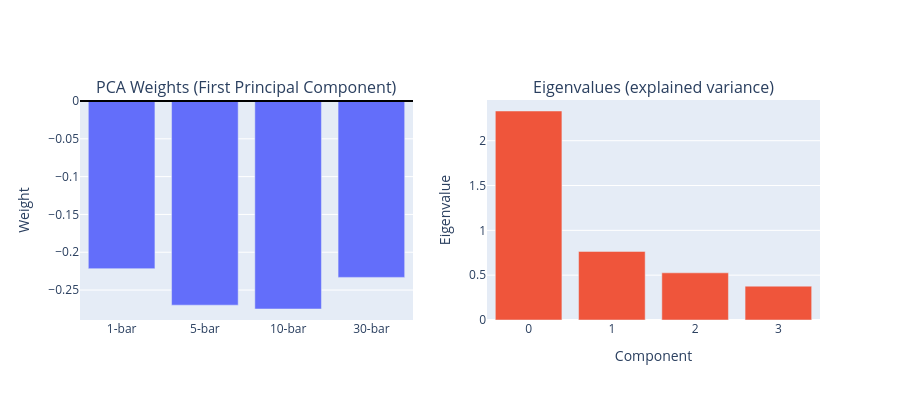

This figure's notebook cell:
### Code cell
fig = make_subplots(
    rows=1, cols=2, subplot_titles=("PCA Weights (First Principal Component)", "Eigenvalues (explained variance)")
)
fig.add_trace(go.Bar(x=weights.index, y=weights.values, name="Weights", showlegend=False), row=1, col=1)
fig.add_trace(
    go.Bar(x=list(range(len(eigenvalues))), y=eigenvalues, name="Eigenvalues", showlegend=False), row=1, col=2
)
fig.add_hline(y=0, line_color="black", row=1, col=1)
fig.update_layout(height=400)
fig.update_xaxes(title_text="Component", row=1, col=2)
fig.update_yaxes(title_text="Weight", row=1, col=1)
fig.update_yaxes(title_text="Eigenvalue", row=1, col=2)
fig.show()

### Figure 1 — Plotly figure (JSON) as saved in the notebook; plotly's stock layout.template omitted (floating-point values rounded to 4 significant figures)
{"data": [{"name": "Weights", "showlegend": false, "type": "bar", "x": ["1-bar", "5-bar", "10-bar", "30-bar"], "xaxis": "x", "y": [-0.2217, -0.27, -0.2751, -0.2332], "yaxis": "y"}, {"name": "Eigenvalues", "showlegend": false, "type": "bar", "x": [0, 1, 2, 3], "xaxis": "x2", "y": [2.331, 0.7649, 0.5263, 0.3775], "yaxis": "y2"}], "layout": {"annotations": [{"font": {"size": 16}, "showarrow": false, "text": "PCA Weights (First Principal Component)", "x": 0.225, "xanchor": "center", "xref": "paper", "y": 1, "yanchor": "bottom", "yref": "paper"}, {"font": {"size": 16}, "showarrow": false, "text": "Eigenvalues (explained variance)", "x": 0.775, "xanchor": "center", "xref": "paper", "y": 1, "yanchor": "bottom", "yref": "paper"}], "height": 400, "shapes": [{"line": {"color": "black"}, "type": "line", "x0": 0, "x1": 1, "xref": "x domain", "y0": 0, "y1": 0, "yref": "y"}], "xaxis": {"anchor": "y", "domain": [0, 0.45]}, "xaxis2": {"anchor": "y2", "domain": [0.55, 1], "title": {"text": "Component"}}, "yaxis": {"anchor": "x", "domain": [0, 1], "title": {"text": "Weight"}}, "yaxis2": {"anchor": "x2", "domain": [0, 1], "title": {"text": "Eigenvalue"}}}}
